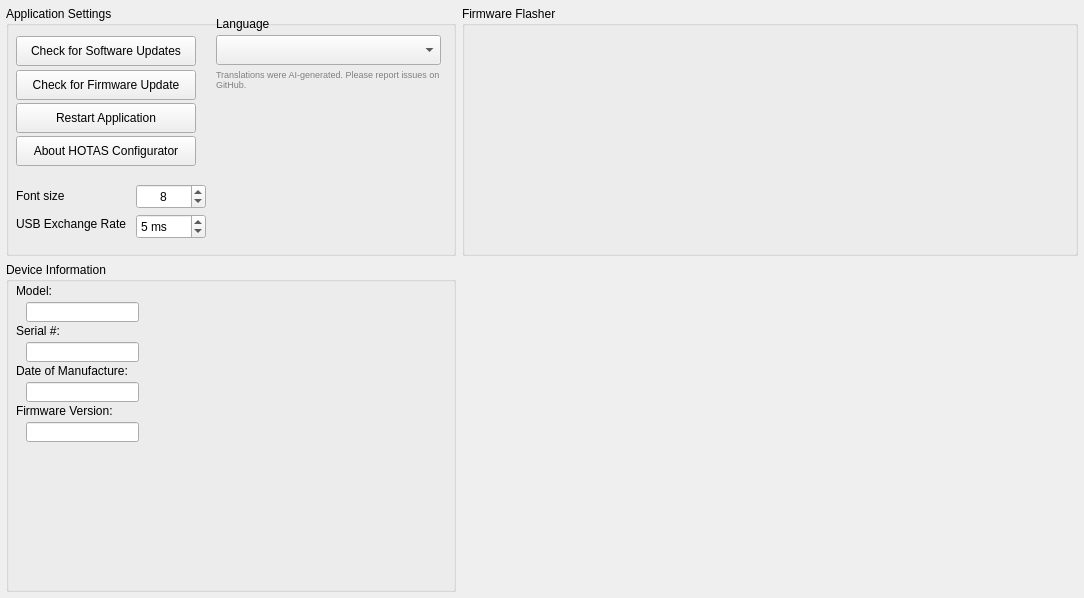
<?xml version="1.0" encoding="UTF-8"?>
<ui version="4.0">
 <class>AdvancedSettings</class>
 <widget class="QWidget" name="AdvancedSettings">
  <property name="geometry">
   <rect>
    <x>0</x>
    <y>0</y>
    <width>1084</width>
    <height>598</height>
   </rect>
  </property>
  <property name="windowTitle">
   <string>Form</string>
  </property>
  <layout class="QGridLayout" name="gridLayout" rowstretch="5,0" columnstretch="1,0">
   <property name="leftMargin">
    <number>6</number>
   </property>
   <property name="topMargin">
    <number>6</number>
   </property>
   <property name="rightMargin">
    <number>6</number>
   </property>
   <property name="bottomMargin">
    <number>6</number>
   </property>
   <item row="0" column="0">
    <widget class="QGroupBox" name="groupBox_4">
     <property name="maximumSize">
      <size>
       <width>450</width>
       <height>250</height>
      </size>
     </property>
     <property name="title">
      <string>Application Settings</string>
     </property>
     <widget class="QLabel" name="label_Language">
      <property name="geometry">
       <rect>
        <x>210</x>
        <y>10</y>
        <width>100</width>
        <height>16</height>
       </rect>
      </property>
      <property name="text">
       <string>Language</string>
      </property>
     </widget>
     <widget class="QPushButton" name="pushButton_CheckUpdates">
      <property name="geometry">
       <rect>
        <x>10</x>
        <y>30</y>
        <width>180</width>
        <height>30</height>
       </rect>
      </property>
      <property name="minimumSize">
       <size>
        <width>180</width>
        <height>30</height>
       </size>
      </property>
      <property name="maximumSize">
       <size>
        <width>16777215</width>
        <height>25</height>
       </size>
      </property>
      <property name="text">
       <string>Check for Software Updates</string>
      </property>
     </widget>
     <widget class="QPushButton" name="pushButton_CheckFirmware">
      <property name="geometry">
       <rect>
        <x>10</x>
        <y>64</y>
        <width>180</width>
        <height>30</height>
       </rect>
      </property>
      <property name="minimumSize">
       <size>
        <width>180</width>
        <height>30</height>
       </size>
      </property>
      <property name="text">
       <string>Check for Firmware Update</string>
      </property>
     </widget>
     <widget class="QLabel" name="text_USBExchangePeriod">
      <property name="geometry">
       <rect>
        <x>10</x>
        <y>210</y>
        <width>121</width>
        <height>16</height>
       </rect>
      </property>
      <property name="sizePolicy">
       <sizepolicy hsizetype="Preferred" vsizetype="Preferred">
        <horstretch>0</horstretch>
        <verstretch>0</verstretch>
       </sizepolicy>
      </property>
      <property name="text">
       <string>USB Exchange Rate</string>
      </property>
      <property name="alignment">
       <set>Qt::AlignmentFlag::AlignLeading|Qt::AlignmentFlag::AlignLeft|Qt::AlignmentFlag::AlignVCenter</set>
      </property>
     </widget>
     <widget class="QSpinBox" name="spinBox_USBExchangePeriod">
      <property name="geometry">
       <rect>
        <x>130</x>
        <y>208</y>
        <width>70</width>
        <height>25</height>
       </rect>
      </property>
      <property name="sizePolicy">
       <sizepolicy hsizetype="Fixed" vsizetype="Fixed">
        <horstretch>0</horstretch>
        <verstretch>0</verstretch>
       </sizepolicy>
      </property>
      <property name="minimumSize">
       <size>
        <width>70</width>
        <height>25</height>
       </size>
      </property>
      <property name="maximumSize">
       <size>
        <width>70</width>
        <height>16777215</height>
       </size>
      </property>
      <property name="font">
       <font>
        <pointsize>9</pointsize>
       </font>
      </property>
      <property name="frame">
       <bool>true</bool>
      </property>
      <property name="alignment">
       <set>Qt::AlignmentFlag::AlignLeading|Qt::AlignmentFlag::AlignLeft|Qt::AlignmentFlag::AlignVCenter</set>
      </property>
      <property name="correctionMode">
       <enum>QAbstractSpinBox::CorrectionMode::CorrectToNearestValue</enum>
      </property>
      <property name="suffix">
       <string> ms</string>
      </property>
      <property name="minimum">
       <number>2</number>
      </property>
      <property name="maximum">
       <number>255</number>
      </property>
      <property name="value">
       <number>5</number>
      </property>
     </widget>
     <widget class="QPushButton" name="pushButton_RestartApp">
      <property name="geometry">
       <rect>
        <x>10</x>
        <y>97</y>
        <width>180</width>
        <height>30</height>
       </rect>
      </property>
      <property name="minimumSize">
       <size>
        <width>180</width>
        <height>30</height>
       </size>
      </property>
      <property name="toolTip">
       <string>Restart for full changes</string>
      </property>
      <property name="text">
       <string>Restart Application</string>
      </property>
     </widget>
     <widget class="QPushButton" name="pushButton_About">
      <property name="geometry">
       <rect>
        <x>10</x>
        <y>130</y>
        <width>180</width>
        <height>30</height>
       </rect>
      </property>
      <property name="minimumSize">
       <size>
        <width>180</width>
        <height>30</height>
       </size>
      </property>
      <property name="text">
       <string>About HOTAS Configurator</string>
      </property>
     </widget>
     <widget class="QLabel" name="text_FontSize">
      <property name="geometry">
       <rect>
        <x>10</x>
        <y>180</y>
        <width>111</width>
        <height>20</height>
       </rect>
      </property>
      <property name="sizePolicy">
       <sizepolicy hsizetype="Fixed" vsizetype="Preferred">
        <horstretch>0</horstretch>
        <verstretch>0</verstretch>
       </sizepolicy>
      </property>
      <property name="text">
       <string>Font size</string>
      </property>
      <property name="alignment">
       <set>Qt::AlignmentFlag::AlignLeading|Qt::AlignmentFlag::AlignLeft|Qt::AlignmentFlag::AlignVCenter</set>
      </property>
     </widget>
     <widget class="QSpinBox" name="spinBox_FontSize">
      <property name="geometry">
       <rect>
        <x>130</x>
        <y>178</y>
        <width>70</width>
        <height>25</height>
       </rect>
      </property>
      <property name="sizePolicy">
       <sizepolicy hsizetype="Fixed" vsizetype="Fixed">
        <horstretch>0</horstretch>
        <verstretch>0</verstretch>
       </sizepolicy>
      </property>
      <property name="minimumSize">
       <size>
        <width>70</width>
        <height>25</height>
       </size>
      </property>
      <property name="maximumSize">
       <size>
        <width>70</width>
        <height>16777215</height>
       </size>
      </property>
      <property name="font">
       <font>
        <pointsize>9</pointsize>
       </font>
      </property>
      <property name="alignment">
       <set>Qt::AlignmentFlag::AlignCenter</set>
      </property>
      <property name="minimum">
       <number>7</number>
      </property>
      <property name="maximum">
       <number>12</number>
      </property>
      <property name="value">
       <number>8</number>
      </property>
     </widget>
     <widget class="QComboBox" name="comboBox_Language">
      <property name="geometry">
       <rect>
        <x>210</x>
        <y>29</y>
        <width>225</width>
        <height>30</height>
       </rect>
      </property>
      <property name="minimumSize">
       <size>
        <width>225</width>
        <height>30</height>
       </size>
      </property>
     </widget>
     <widget class="QLabel" name="label_TranslationDisclaimer">
      <property name="geometry">
       <rect>
        <x>210</x>
        <y>63</y>
        <width>225</width>
        <height>40</height>
       </rect>
      </property>
      <property name="styleSheet">
       <string notr="true">font-size: 7pt; color: gray;</string>
      </property>
      <property name="text">
       <string>Translations were AI-generated. Please report issues on GitHub.</string>
      </property>
      <property name="alignment">
       <set>Qt::AlignmentFlag::AlignLeading|Qt::AlignmentFlag::AlignLeft|Qt::AlignmentFlag::AlignTop</set>
      </property>
      <property name="wordWrap">
       <bool>true</bool>
      </property>
     </widget>
    </widget>
   </item>
   <item row="0" column="1">
    <widget class="QGroupBox" name="groupBox_2">
     <property name="title">
      <string>Firmware Flasher</string>
     </property>
     <layout class="QHBoxLayout" name="layoutH_Flasher">
      <property name="leftMargin">
       <number>6</number>
      </property>
      <property name="topMargin">
       <number>6</number>
      </property>
      <property name="rightMargin">
       <number>6</number>
      </property>
      <property name="bottomMargin">
       <number>6</number>
      </property>
     </layout>
    </widget>
   </item>
   <item row="1" column="0">
    <widget class="QGroupBox" name="groupBox">
     <property name="title">
      <string>Device Information</string>
     </property>
     <widget class="QLineEdit" name="line_DeviceModel">
      <property name="geometry">
       <rect>
        <x>20</x>
        <y>40</y>
        <width>113</width>
        <height>20</height>
       </rect>
      </property>
     </widget>
     <widget class="QLineEdit" name="line_DeviceSerial">
      <property name="geometry">
       <rect>
        <x>20</x>
        <y>80</y>
        <width>113</width>
        <height>20</height>
       </rect>
      </property>
     </widget>
     <widget class="QLineEdit" name="line_DeviceDoM">
      <property name="geometry">
       <rect>
        <x>20</x>
        <y>120</y>
        <width>113</width>
        <height>20</height>
       </rect>
      </property>
     </widget>
     <widget class="QLineEdit" name="line_DeviceFwVersion">
      <property name="geometry">
       <rect>
        <x>20</x>
        <y>160</y>
        <width>113</width>
        <height>20</height>
       </rect>
      </property>
     </widget>
     <widget class="QLabel" name="label">
      <property name="geometry">
       <rect>
        <x>10</x>
        <y>23</y>
        <width>37</width>
        <height>12</height>
       </rect>
      </property>
      <property name="text">
       <string>Model:</string>
      </property>
     </widget>
     <widget class="QLabel" name="label_2">
      <property name="geometry">
       <rect>
        <x>10</x>
        <y>63</y>
        <width>135</width>
        <height>12</height>
       </rect>
      </property>
      <property name="text">
       <string>Serial #:</string>
      </property>
     </widget>
     <widget class="QLabel" name="label_3">
      <property name="geometry">
       <rect>
        <x>10</x>
        <y>101</y>
        <width>135</width>
        <height>16</height>
       </rect>
      </property>
      <property name="text">
       <string>Date of Manufacture:</string>
      </property>
     </widget>
     <widget class="QLabel" name="label_4">
      <property name="geometry">
       <rect>
        <x>10</x>
        <y>141</y>
        <width>135</width>
        <height>16</height>
       </rect>
      </property>
      <property name="text">
       <string>Firmware Version:</string>
      </property>
     </widget>
    </widget>
   </item>
  </layout>
 </widget>
 <resources/>
 <connections/>
</ui>
